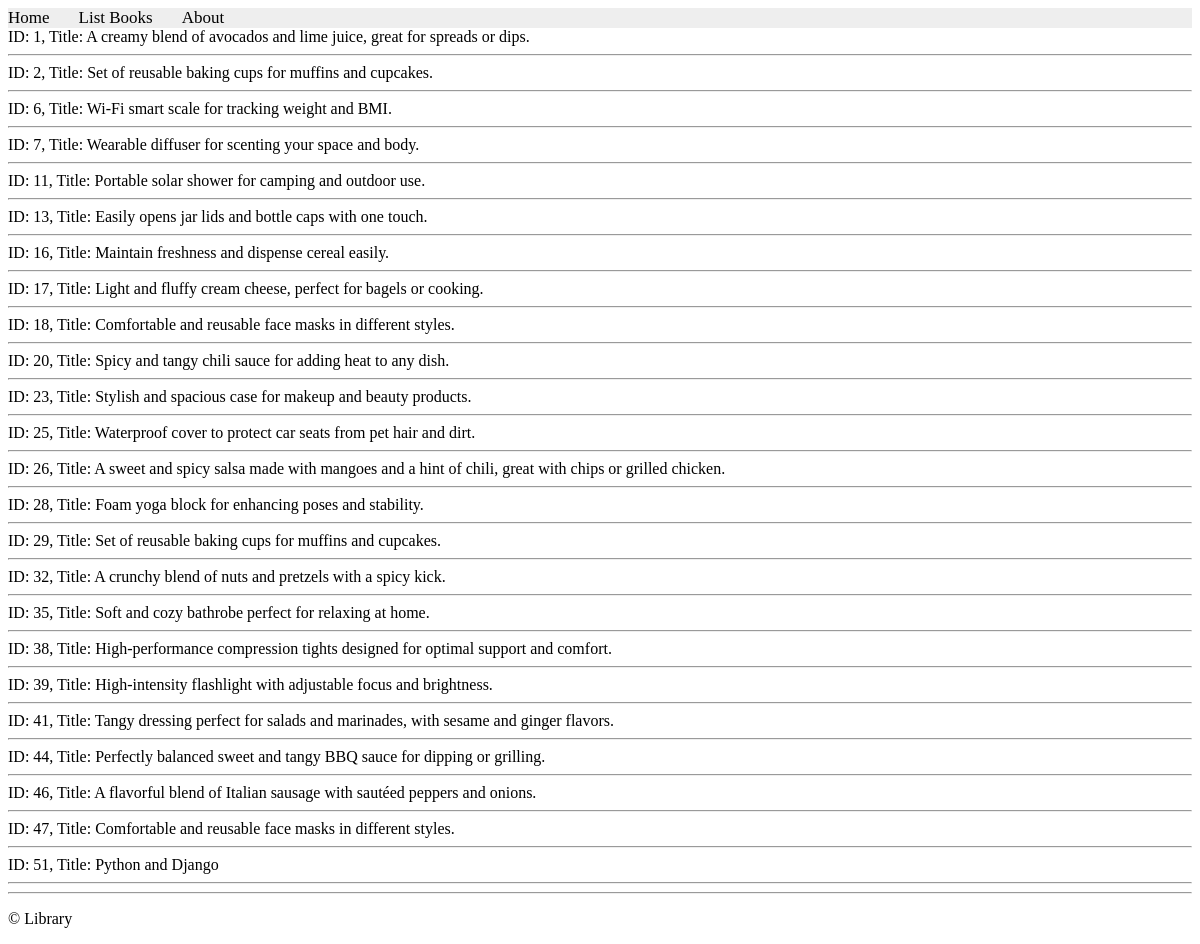
The page /books/simple/query on the database its author committed.
### apps/bookmodule/models.py (models this page shows)
class Book(models.Model):
    title = models.CharField(max_length=50)
    author = models.CharField(max_length=50)
    price = models.FloatField(default=0.0)
    edition = models.SmallIntegerField(default=1)

### apps/bookmodule/views.py (the view)
# urls.py: path('simple/query', views.simple_query, name="books.simple_query"),
def simple_query(request):
    mybooks = Book.objects.filter(title__icontains='and')
    return render(request, 'bookmodule/bookList.html', {'books': mybooks})

### apps/templates/bookmodule/bookList.html (shortened to what this page needs)
{% extends "layouts/base.html" %}
{% block content %}
{% for obj in books %}
ID: {{obj.id}}, Title: {{obj.title}}
<hr>
{% endfor %}
{% endblock content %}

### apps/templates/layouts/base.html (shortened to what this page needs)
<!DOCTYPE html>
<html>
{% load static %}
<head>
<link rel="stylesheet" href="https://cdnjs.cloudflare.com/ajax/libs/font-awesome/4.7.0/css/font-awesome.min.css">
<link rel="stylesheet" href="{% static 'styles.css' %}">
</head>
<body>
{% include "includes/header.html" %}
{% block content %} {% endblock content %}
{% include "includes/footer.html" %}
</body>
</html>

### apps/templates/includes/header.html
{% with request.resolver_match.url_name as url_name %}
<div class="topnav">
 <a class="{% if url_name == 'books.index' %}active{% endif %}" href="{% url 'books.index' %}">Home</a>
 <a class="{% if url_name == 'books.list_books' %}active{% endif %}" href="{% url 'books.list_books' %}">List Books</a>
 <a class="{% if url_name == 'books.aboutus' %}active{% endif %}" href="{% url 'books.aboutus' %}">About</a>
</div>
{% endwith %}

### apps/templates/includes/footer.html
<hr>
<p>© Library</p>

### apps/static/styles.css (style rules this page uses)
.topnav { background-color: #eeeeee; width: 100%; }
.topnav a { color: #000000; text-align: center; margin-right: 25px; text-decoration: none; font-size: 17px; }

### rows shown on the page
Book: id "1", title "A creamy blend of avocados and lime juice, great for spreads or dips."
Book: id "2", title "Set of reusable baking cups for muffins and cupcakes."
Book: id "6", title "Wi-Fi smart scale for tracking weight and BMI."
Book: id "7", title "Wearable diffuser for scenting your space and body."
Book: id "11", title "Portable solar shower for camping and outdoor use."
Book: id "13", title "Easily opens jar lids and bottle caps with one touch."
Book: id "16", title "Maintain freshness and dispense cereal easily."
Book: id "17", title "Light and fluffy cream cheese, perfect for bagels or cooking."
Book: id "18", title "Comfortable and reusable face masks in different styles."
Book: id "20", title "Spicy and tangy chili sauce for adding heat to any dish."
Book: id "23", title "Stylish and spacious case for makeup and beauty products."
Book: id "25", title "Waterproof cover to protect car seats from pet hair and dirt."
Book: id "26", title "A sweet and spicy salsa made with mangoes and a hint of chili, great with chips or grilled chicken."
Book: id "28", title "Foam yoga block for enhancing poses and stability."
Book: id "29", title "Set of reusable baking cups for muffins and cupcakes."
Book: id "32", title "A crunchy blend of nuts and pretzels with a spicy kick."
Book: id "35", title "Soft and cozy bathrobe perfect for relaxing at home."
Book: id "38", title "High-performance compression tights designed for optimal support and comfort."
Book: id "39", title "High-intensity flashlight with adjustable focus and brightness."
Book: id "41", title "Tangy dressing perfect for salads and marinades, with sesame and ginger flavors."
Book: id "44", title "Perfectly balanced sweet and tangy BBQ sauce for dipping or grilling."
Book: id "46", title "A flavorful blend of Italian sausage with sautéed peppers and onions."
Book: id "47", title "Comfortable and reusable face masks in different styles."
Book: id "51", title "Python and Django"
